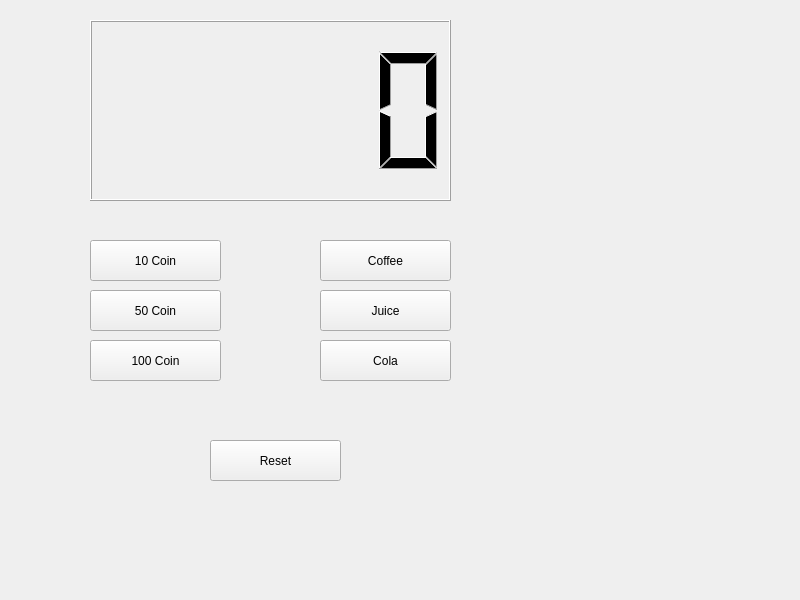
<?xml version="1.0" encoding="UTF-8"?>
<ui version="4.0">
 <class>Widget</class>
 <widget class="QWidget" name="Widget">
  <property name="geometry">
   <rect>
    <x>0</x>
    <y>0</y>
    <width>800</width>
    <height>600</height>
   </rect>
  </property>
  <property name="windowTitle">
   <string>Widget</string>
  </property>
  <widget class="QLCDNumber" name="lcdNumber">
   <property name="geometry">
    <rect>
     <x>90</x>
     <y>20</y>
     <width>361</width>
     <height>181</height>
    </rect>
   </property>
  </widget>
  <widget class="QPushButton" name="pb50Coin">
   <property name="geometry">
    <rect>
     <x>90</x>
     <y>290</y>
     <width>131</width>
     <height>41</height>
    </rect>
   </property>
   <property name="text">
    <string>50 Coin</string>
   </property>
  </widget>
  <widget class="QPushButton" name="pb100Coin">
   <property name="geometry">
    <rect>
     <x>90</x>
     <y>340</y>
     <width>131</width>
     <height>41</height>
    </rect>
   </property>
   <property name="text">
    <string>100 Coin</string>
   </property>
  </widget>
  <widget class="QPushButton" name="pbCoffee">
   <property name="geometry">
    <rect>
     <x>320</x>
     <y>240</y>
     <width>131</width>
     <height>41</height>
    </rect>
   </property>
   <property name="text">
    <string>Coffee</string>
   </property>
  </widget>
  <widget class="QPushButton" name="pbJuice">
   <property name="geometry">
    <rect>
     <x>320</x>
     <y>290</y>
     <width>131</width>
     <height>41</height>
    </rect>
   </property>
   <property name="text">
    <string>Juice</string>
   </property>
  </widget>
  <widget class="QPushButton" name="pbCola">
   <property name="geometry">
    <rect>
     <x>320</x>
     <y>340</y>
     <width>131</width>
     <height>41</height>
    </rect>
   </property>
   <property name="text">
    <string>Cola</string>
   </property>
  </widget>
  <widget class="QPushButton" name="Reset">
   <property name="geometry">
    <rect>
     <x>210</x>
     <y>440</y>
     <width>131</width>
     <height>41</height>
    </rect>
   </property>
   <property name="text">
    <string>Reset</string>
   </property>
  </widget>
  <widget class="QPushButton" name="pb10Coin">
   <property name="geometry">
    <rect>
     <x>90</x>
     <y>240</y>
     <width>131</width>
     <height>41</height>
    </rect>
   </property>
   <property name="text">
    <string>10 Coin</string>
   </property>
  </widget>
 </widget>
 <resources/>
 <connections/>
</ui>
